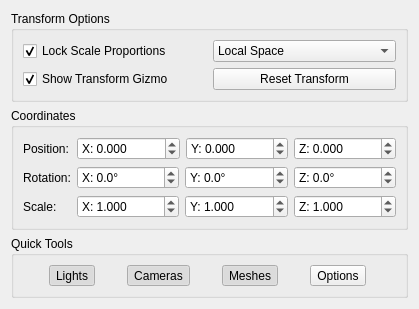
       <widget class="QWidget" name="transformTab">
        <attribute name="icon">
         <iconset>
          <normaloff>:/icons/transform.png</normaloff>:/icons/transform.png</iconset>
        </attribute>
        <attribute name="title">
         <string>Transform</string>
        </attribute>
        <layout class="QGridLayout" name="gridLayout_2">
         <item row="0" column="0">
          <widget class="QGroupBox" name="transformOptions">
           <property name="title">
            <string>Transform Options</string>
           </property>
           <layout class="QGridLayout" name="gridLayout_TransformOptions">
            <item row="0" column="1">
             <widget class="QComboBox" name="transformSpaceCombo">
              <item>
               <property name="text">
                <string>Local Space</string>
               </property>
              </item>
              <item>
               <property name="text">
                <string>World Space</string>
               </property>
              </item>
              <item>
               <property name="text">
                <string>Parent Space</string>
               </property>
              </item>
             </widget>
            </item>
            <item row="1" column="1">
             <widget class="QPushButton" name="resetTransformButton">
              <property name="text">
               <string>Reset Transform</string>
              </property>
              <property name="icon">
               <iconset>
                <normaloff>:/icons/reset.png</normaloff>:/icons/reset.png</iconset>
              </property>
             </widget>
            </item>
            <item row="1" column="0">
             <widget class="QCheckBox" name="showGizmoCheckbox">
              <property name="text">
               <string>Show Transform Gizmo</string>
              </property>
              <property name="checked">
               <bool>true</bool>
              </property>
             </widget>
            </item>
            <item row="0" column="0">
             <widget class="QCheckBox" name="lockScaleCheckbox">
              <property name="text">
               <string>Lock Scale Proportions</string>
              </property>
              <property name="checked">
               <bool>true</bool>
              </property>
             </widget>
            </item>
           </layout>
          </widget>
         </item>
         <item row="1" column="0">
          <widget class="QGroupBox" name="transformGroup">
           <property name="title">
            <string>Coordinates</string>
           </property>
           <layout class="QFormLayout" name="formLayout_Transform">
            <item row="0" column="0">
             <widget class="QLabel" name="positionLabel">
              <property name="text">
               <string>Position:</string>
              </property>
             </widget>
            </item>
            <item row="0" column="1">
             <layout class="QHBoxLayout" name="horizontalLayout_Position">
              <item>
               <widget class="QDoubleSpinBox" name="positionX">
                <property name="prefix">
                 <string>X: </string>
                </property>
                <property name="decimals">
                 <number>3</number>
                </property>
                <property name="minimum">
                 <double>-99999.000000000000000</double>
                </property>
                <property name="maximum">
                 <double>99999.000000000000000</double>
                </property>
               </widget>
              </item>
              <item>
               <widget class="QDoubleSpinBox" name="positionY">
                <property name="prefix">
                 <string>Y: </string>
                </property>
                <property name="decimals">
                 <number>3</number>
                </property>
                <property name="minimum">
                 <double>-99999.000000000000000</double>
                </property>
                <property name="maximum">
                 <double>99999.000000000000000</double>
                </property>
               </widget>
              </item>
              <item>
               <widget class="QDoubleSpinBox" name="positionZ">
                <property name="prefix">
                 <string>Z: </string>
                </property>
                <property name="decimals">
                 <number>3</number>
                </property>
                <property name="minimum">
                 <double>-99999.000000000000000</double>
                </property>
                <property name="maximum">
                 <double>99999.000000000000000</double>
                </property>
               </widget>
              </item>
             </layout>
            </item>
            <item row="1" column="0">
             <widget class="QLabel" name="rotationLabel">
              <property name="text">
               <string>Rotation:</string>
              </property>
             </widget>
            </item>
            <item row="1" column="1">
             <layout class="QHBoxLayout" name="horizontalLayout_Rotation">
              <item>
               <widget class="QDoubleSpinBox" name="rotationX">
                <property name="prefix">
                 <string>X: </string>
                </property>
                <property name="suffix">
                 <string>°</string>
                </property>
                <property name="decimals">
                 <number>1</number>
                </property>
                <property name="minimum">
                 <double>-360.000000000000000</double>
                </property>
                <property name="maximum">
                 <double>360.000000000000000</double>
                </property>
               </widget>
              </item>
              <item>
               <widget class="QDoubleSpinBox" name="rotationY">
                <property name="prefix">
                 <string>Y: </string>
                </property>
                <property name="suffix">
                 <string>°</string>
                </property>
                <property name="decimals">
                 <number>1</number>
                </property>
                <property name="minimum">
                 <double>-360.000000000000000</double>
                </property>
                <property name="maximum">
                 <double>360.000000000000000</double>
                </property>
               </widget>
              </item>
              <item>
               <widget class="QDoubleSpinBox" name="rotationZ">
                <property name="prefix">
                 <string>Z: </string>
                </property>
                <property name="suffix">
                 <string>°</string>
                </property>
                <property name="decimals">
                 <number>1</number>
                </property>
                <property name="minimum">
                 <double>-360.000000000000000</double>
                </property>
                <property name="maximum">
                 <double>360.000000000000000</double>
                </property>
               </widget>
              </item>
             </layout>
            </item>
            <item row="2" column="0">
             <widget class="QLabel" name="scaleLabel">
              <property name="text">
               <string>Scale:</string>
              </property>
             </widget>
            </item>
            <item row="2" column="1">
             <layout class="QHBoxLayout" name="horizontalLayout_Scale">
              <item>
               <widget class="QDoubleSpinBox" name="scaleX">
                <property name="prefix">
                 <string>X: </string>
                </property>
                <property name="decimals">
                 <number>3</number>
                </property>
                <property name="minimum">
                 <double>0.001000000000000</double>
                </property>
                <property name="maximum">
                 <double>9999.000000000000000</double>
                </property>
                <property name="value">
                 <double>1.000000000000000</double>
                </property>
               </widget>
              </item>
              <item>
               <widget class="QDoubleSpinBox" name="scaleY">
                <property name="prefix">
                 <string>Y: </string>
                </property>
                <property name="decimals">
                 <number>3</number>
                </property>
                <property name="minimum">
                 <double>0.001000000000000</double>
                </property>
                <property name="maximum">
                 <double>9999.000000000000000</double>
                </property>
                <property name="value">
                 <double>1.000000000000000</double>
                </property>
               </widget>
              </item>
              <item>
               <widget class="QDoubleSpinBox" name="scaleZ">
                <property name="prefix">
                 <string>Z: </string>
                </property>
                <property name="decimals">
                 <number>3</number>
                </property>
                <property name="minimum">
                 <double>0.001000000000000</double>
                </property>
                <property name="maximum">
                 <double>9999.000000000000000</double>
                </property>
                <property name="value">
                 <double>1.000000000000000</double>
                </property>
               </widget>
              </item>
             </layout>
            </item>
           </layout>
          </widget>
         </item>
         <item row="2" column="0">
          <widget class="QGroupBox" name="groupBox">
           <property name="title">
            <string>Quick Tools</string>
           </property>
           <layout class="QHBoxLayout" name="horizontalLayout">
            <item>
             <widget class="QToolButton" name="showLightsButton">
              <property name="text">
               <string>Lights</string>
              </property>
              <property name="icon">
               <iconset>
                <normaloff>:/icons/light.png</normaloff>:/icons/light.png</iconset>
              </property>
              <property name="checkable">
               <bool>true</bool>
              </property>
              <property name="checked">
               <bool>true</bool>
              </property>
             </widget>
            </item>
            <item>
             <widget class="QToolButton" name="showCamerasButton">
              <property name="text">
               <string>Cameras</string>
              </property>
              <property name="icon">
               <iconset>
                <normaloff>:/icons/camera.png</normaloff>:/icons/camera.png</iconset>
              </property>
              <property name="checkable">
               <bool>true</bool>
              </property>
              <property name="checked">
               <bool>true</bool>
              </property>
             </widget>
            </item>
            <item>
             <widget class="QToolButton" name="showMeshButton">
              <property name="text">
               <string>Meshes</string>
              </property>
              <property name="icon">
               <iconset>
                <normaloff>:/icons/mesh.png</normaloff>:/icons/mesh.png</iconset>
              </property>
              <property name="checkable">
               <bool>true</bool>
              </property>
              <property name="checked">
               <bool>true</bool>
              </property>
             </widget>
            </item>
            <item>
             <widget class="QToolButton" name="hierarchyOptionsButton">
              <property name="text">
               <string>Options</string>
              </property>
              <property name="icon">
               <iconset>
                <normaloff>:/icons/options.png</normaloff>:/icons/options.png</iconset>
              </property>
              <property name="popupMode">
               <enum>QToolButton::ToolButtonPopupMode::InstantPopup</enum>
              </property>
             </widget>
            </item>
           </layout>
          </widget>
         </item>
        </layout>
       </widget>
